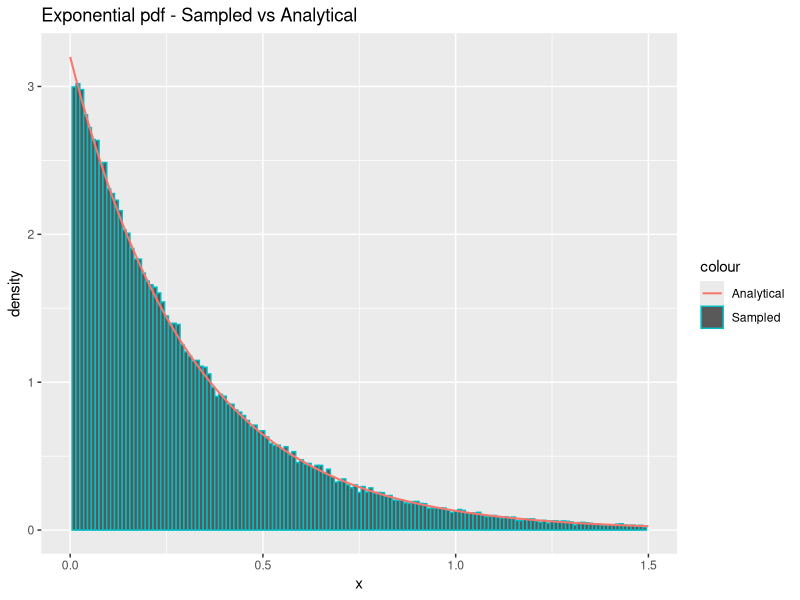
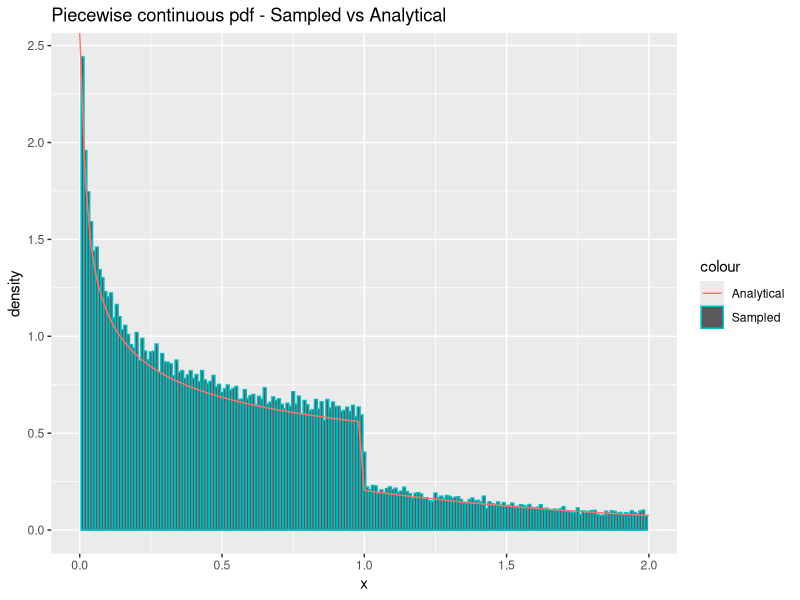
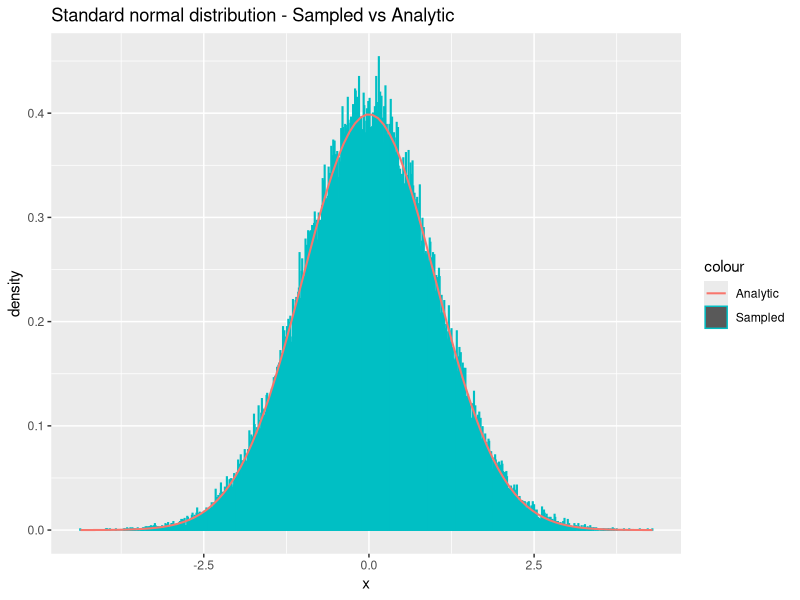
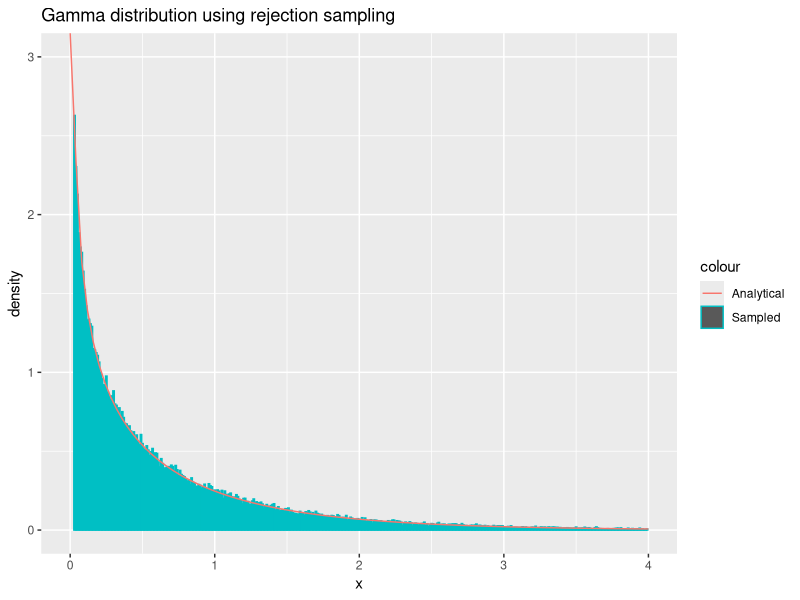
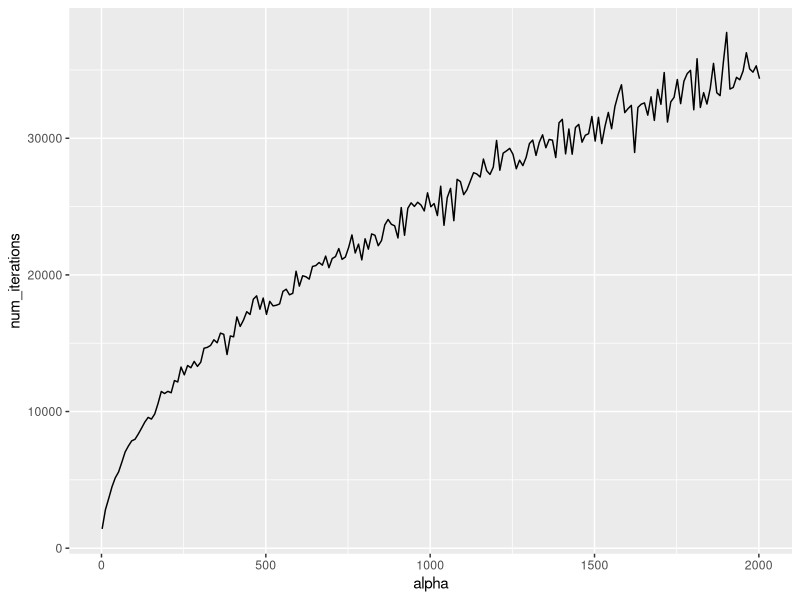
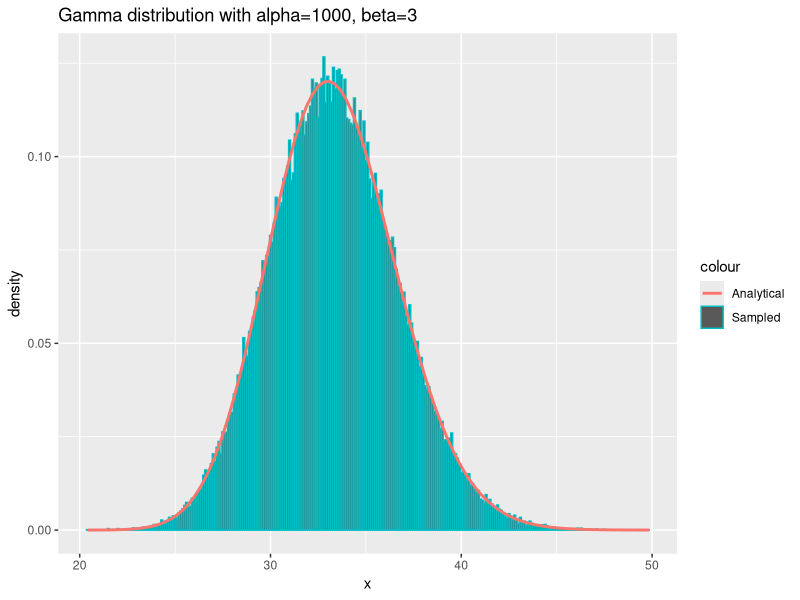
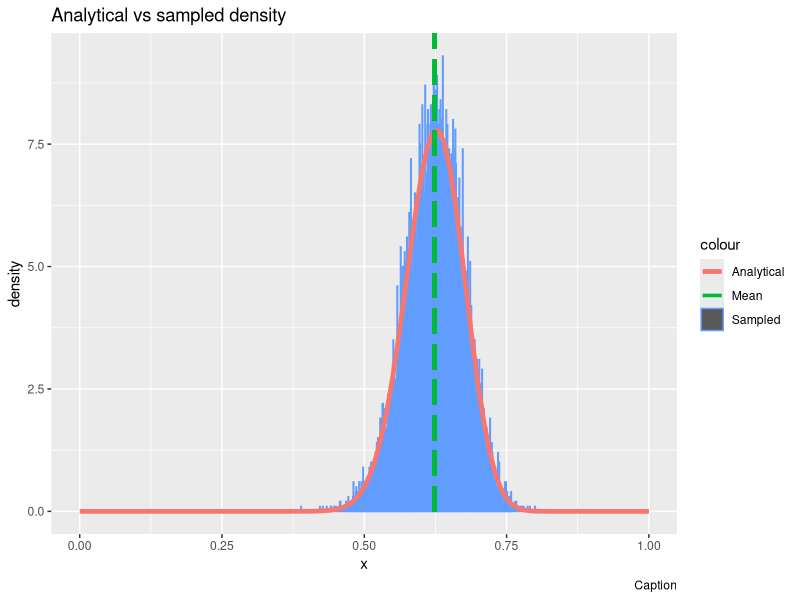

These figures' R source, in order:
## ---- chunk 1
  sample_exponential = function(n, lambda) {
    uniforms = runif(n)
    return(exponentials = -1/lambda * log(uniforms))
  }
## ---- chunk 2
  n = 100000
  lambda = 3.2
  
  x = sample_exponential(n, lambda)
  cat("Theoretical mean:", 1/lambda, "Sample mean", mean(x), "\n")
  cat("Theoretical variance:", 1/lambda^2, "Sample variance", var(x), "\n")
## ---- chunk 3
  library(ggplot2)
  df = data.frame(theo=seq(0,max(x),length.out=n), x=x)
  ggplot(df, aes(x=x)) +
    geom_histogram(aes(y = ..density.., color = "Sampled"), binwidth=0.01) +
    stat_function(fun=dexp,geom = "line",size=0.7,args=(mean=lambda),aes(color="Analytical")) +
    ggtitle("Exponential pdf - Sampled vs Analytical") +
    labs(x='x', y='density') +
    xlim(0, 1.5)
## ---- chunk 4
  density_g = function(x, alpha) {
    c = alpha*exp(1)/(alpha + exp(1))
    density = vector(length = length(x))
    density[x < 1.] = c*x[x<1.]^(alpha-1)
    density[x >= 1.] = c*exp(-x[x>=1.])
    return(as.double(density))
  }


  sample_g = function(n, alpha) {
    c = (alpha * exp(1)) / (alpha + exp(1))
    u = runif(n)
    samples = vector(length=length(u))
    samples[u < c/alpha] = (alpha/c*u[u < c/alpha])^(1/alpha)
    samples[u >= c/alpha] = log(c / (1 - u[u >= c/alpha]))
    return(samples)
  }
## ---- chunk 5
  n=100000
  alpha = 0.7
  x = sample_g(n, alpha)
  c = (alpha * exp(1)) / (alpha + exp(1))
  cat("Theoretical mean:", c/(alpha+1) + 2*c/exp(1), "Sample mean:", mean(x), "\n")
  cat("Theoretical variance:", c/(alpha+2) + 5*c/exp(1) - (c/(alpha+1) + 2*c/exp(1))^2, "Sample variance:", var(x), "\n")
## ---- chunk 6
  library(ggplot2)
  df <- data.frame(theo=seq(0,max(x),length.out=n), x=x)
  ggplot(df, aes(x = x)) +
    geom_histogram(aes(y = ..density.., color = "Sampled"), binwidth=0.01) +
    stat_function(fun=density_g,geom = "line",size=0.5,args=(mean=alpha),aes(color="Analytical")) + 
    xlim(0, 2) + 
    ggtitle("Piecewise continuous pdf - Sampled vs Analytical") + labs(x='x', y='density')
## ---- chunk 7
  sample_standard_normal = function(n) {
    num_samples = n
    if((n %% 2) == 1) {
      # n is odd, so we should sample one extra:
      num_samples = num_samples + 1
  }
    x_1 = runif(num_samples/2, 0, 2*pi)
    x_2 = sample_exponential(num_samples/2, lambda=1/2)
    y_1 = sqrt(x_2) * cos(x_1)
    y_2 = sqrt(x_2) * sin(x_1)
    # Remove the last sample if n is odd:
    return(c(y_1, y_2)[0:n])
  }
## ---- chunk 8
  n = 100000
  y = sample_standard_normal(n)
  cat("Theoretical mean:", 0, "Sample mean:", mean(y), "\n")
  cat("Theoretical variance:", 1, "Sample variance:", var(y), "\n")
## ---- chunk 9
  library(ggplot2)
  df = data.frame(theo=seq(0,max(x),length.out=n), x=y)
  ggplot(df, aes(x=y)) +
    geom_histogram(aes(y = ..density.., color = "Sampled"), binwidth=0.01) +
    stat_function(fun=dnorm,geom = "line",size=0.7,args=list(0,1),aes(color="Analytic")) +
    ggtitle("Standard normal distribution - Sampled vs Analytic") +
    labs(x='x', y='density')
## ---- chunk 10
sample_normal_d = function(d, mu, sigma) {
  x = sample_standard_normal(d)
  y <- mu + t(chol(sigma))%*%x
  return(y)
}
## ---- chunk 11

d = 2
n = 100000
mu = c(1.5, 3)
sigma = matrix(c(5,7,7,10),ncol=d,nrow=d)
samples = matrix(NA, ncol=d, nrow=n)
for (i in 1:n){
  samples[i,] = sample_normal_d(d,mu,sigma) # Draw n samples
}

average = apply(samples, 2, mean)
print("Mean vector:")
print.data.frame(data.frame(average))
covmat = cov(samples)
print("Covariance matrix:")
print.data.frame(data.frame(covmat))
## ---- chunk 12
  density_f = function(x, alpha) {
    return(dgamma(x, alpha, rate=1))
  }
  
  sample_f_small = function(n, alpha) {
    c = (1/alpha + exp(-1)) / gamma(alpha)
    samples = vector()
    repeat {
      num_missing_samples = n - length(samples)
      
      x = sample_g(as.integer(num_missing_samples*c), alpha)
      
      acceptance_probs = density_f(x, alpha) / (c * density_g(x, alpha))
      u = runif(as.integer(num_missing_samples*c))
      samples = c(samples, x[u <= acceptance_probs])
      if(length(samples) >= n) {
        break
      }
    }
    # Do not return excess samples:
    return(samples[0:n])
  }
## ---- chunk 13
  n = 100000
  alpha = 0.6
  x = sample_f_small(n, alpha)
  cat("Theoretical mean:", alpha, "\n")
  cat("Sample mean:", mean(x), "\n")
  cat("----", "\n")
  
  cat("Theoretical variance:", alpha, "\n")
  cat("Sample variance:", var(x), "\n")
## ---- chunk 14
  n = 100000
  alpha = 0.6
  x = sample_f_small(n, alpha)
  df = data.frame(x)
  ggplot(df, aes(x = x)) +
    geom_histogram(aes(y = ..density.., color = "Sampled"), binwidth=0.01) +
    stat_function(fun=dgamma,geom = "line",size=0.5,args=(alpha=alpha),aes(color="Analytical")) +
    xlim(0, 4) + ylim(0, 3) + 
    ggtitle("Gamma distribution using rejection sampling") + labs(x='x', y='density')
## ---- chunk 15
sample_f_large = function(n, alpha) {
  loga = (alpha - 1)/2 * (log(alpha - 1) - 1)
  logbp = (alpha + 1)/2 * (log(alpha + 1) - 1)
  
  samples = vector()
  num_iterations = 0
  
  while(length(samples) < n) {
    num_iterations = num_iterations + 1
    
    # Sample in log-scale
    log_x1 = loga + log(runif(1))
    log_x2 = logbp + log(runif(1))
    
    if(2*log_x1 <= (alpha - 1)*(log_x2 - log_x1) - exp(log_x2 - log_x1)) {
      # Accept the sample:
      samples = c(samples, exp(log_x2 - log_x1))
    }
  }
  
  return(list(samples=samples, num_iterations=num_iterations))
}
## ---- chunk 16
n = 10000
alpha = 50
samples = sample_f_large(n, alpha)$samples
cat("Theoretical mean:", alpha, "Sample mean:", mean(samples), "\n")
cat("Theoretical variance:", alpha, "Sample variance:", var(samples), "\n")
## ---- chunk 17
n = 1000
alpha = seq(2, 2002, 10)
num_iterations = vector()
for(a in alpha) {
  num_iterations = c(num_iterations, sample_f_large(n, a)$num_iterations)
}
df = data.frame(x=alpha, num_iterations=num_iterations)
ggplot(df, aes(x = alpha, y = num_iterations)) + geom_line()
## ---- chunk 18
sample_gamma = function(n, alpha, beta) {
  unscaled_samples = vector(length=n)
  if(alpha == 1.) {
    unscaled_samples = sample_exponential(n, 1)
  } else if(alpha < 1.) {
    unscaled_samples = sample_f_small(n, alpha)
  } else { # alpha > 1.
    unscaled_samples = sample_f_large(n, alpha)$samples
  }
  samples = unscaled_samples/beta
  return(samples)
}
## ---- chunk 19
n = 100000
alpha = 100
beta = 3
x = sample_gamma(n, alpha, beta)
df = data.frame(x)
ggplot(df, aes(x = x)) +
    geom_histogram(aes(y = ..density.., color = "Sampled"), binwidth=0.1) +
    stat_function(fun=dgamma,geom = "line",size=1,aes(color='Analytical'),args = list(shape=alpha, rate=beta)) +
    ggtitle("Gamma distribution with alpha=1000, beta=3") + labs(x='x', y='density')
## ---- chunk 20

#Estimate probability
n = 100000
x = sample_standard_normal(n)

hit_counter = 0
for (num in x) {
  if (num > 4) {
    hit_counter = hit_counter + 1
    
  }
}
est = hit_counter/length(x)
cat(est*100, " percent.")

#Calculate variance
confidence_interval = est + c(-1, 1)*qnorm(.975)*sqrt(var(x)/n)

cat("Confidence:", confidence_interval*100, "percent.")

## ---- chunk 21

#Function to be sampled from
dna_function = function(x) {
    return((2 + x)^125 * (1 - x)^38 * x^34)
}

#Find highest value of dna_function to set as max c
target_c = optimize(dna_function, c(0, 1), maximum = TRUE)

#Find normalizing constant
n_c = integrate(dna_function, 0, 1)$val

generate_samples = function(n) {
    samples = rep(NA, n)
    run_cnt = 0
    for (i in 1:n) {
        done = 0
        while (done == 0) {
            x_sample = runif(1)  # Proposal sample
            a = dna_function(x_sample)/target_c$objective #Acceptance probability
            u = runif(1) #Used to determine acceptance
            # Accept if u<a(alpha)
            if (u <= a) {
                samples[i] = x_sample
                done = 1
            }
            run_cnt = run_cnt + 1
        }
    }
    return(list(samples = samples, iterations = run_cnt))
}


## ---- chunk 22

n = 10000

# Function used to find actual mean
g = function(x) {
  return(x*dna_function(x)*x)
}

dna_func_density = function(x) {
  return(dna_function(x)/n_c)
}


y = generate_samples(n) #Generate samples from the distribution

est_mean = sum(y$samples)/n

cat("Estimated mean: ", sum(y$samples)/n)


cat("Theoretical mean: ", integrate(g, 0, 1)$val/n_c)

#Generate histogram

df = data.frame(theo = seq(0, 1, length.out = n), value = y$samples)

#TODO: Add caption
ggplot(df, aes(x = value)) + geom_histogram(aes(y = ..density.., colour = "Sampled"), 
    binwidth = 0.001) + stat_function(fun = dna_func_density, geom = "line", 
    size = 1.6, aes(colour = "Analytical")) + ggtitle("Analytical vs sampled density") + 
    xlim(0, 1) + geom_segment(x = sum(y$samples)/n, xend = sum(y$samples)/n, 
    y = 0, yend = 100, aes(colour = "Mean"), size = 1.2, linetype = "longdash") + 
    labs(x = "x", y = "density", caption = paste("Caption"))

## ---- chunk 23
cat("Average random numbers per sample: ",y$iterations/n)
cat("Theoretical expected numbers per sample: ", target_c$objective/n_c)
